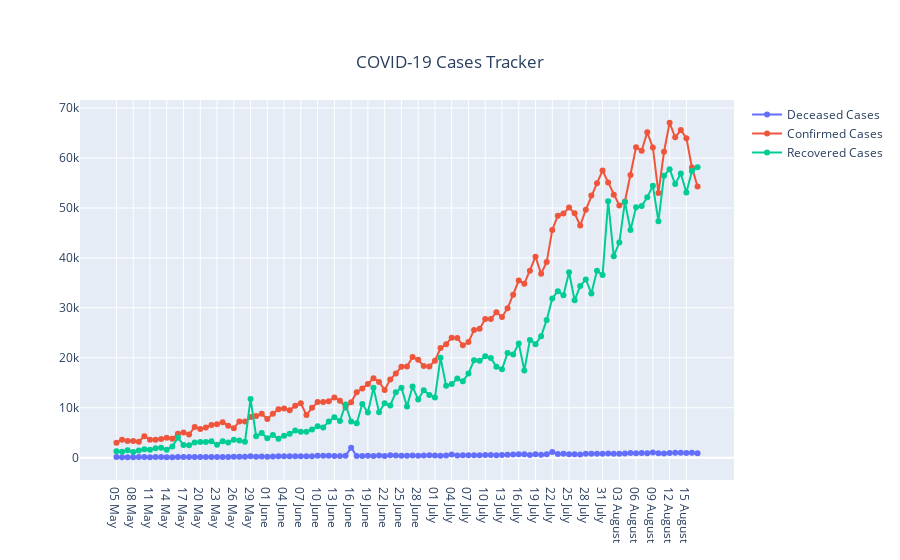

The code cell stored with this chart in its notebook:
### Markdown cell above
The below graph is a scatter plot along with lines which comprises of daily cases in India. This graph helps to properly track the number of cases which makes it easy to find when the cases were high or low. It also tells the case trend in India.

### Code cell
graph1 = go.Scatter(x=df['Date'],y=df['Confirmed_Cases'],name='Confirmed Cases',mode='markers+lines')
graph2 = go.Scatter(x=df['Date'], y=df['Recovered_Cases'], name='Recovered Cases',mode='markers+lines')
graph3 = go.Scatter(x=df['Date'], y=df['Deceased_Cases'], name='Deceased Cases',mode='markers+lines')
data=[graph3,graph1,graph2]
layout=go.Layout(title='COVID-19 Cases Tracker')
figure=go.Figure(data=data,layout=layout)
figure.update_layout(
            title={
                'y': 0.9,
                'x': 0.5,
                'xanchor':'center',
                'yanchor':'top'
            }
        )
figure.show()

### Figure 1 — Plotly figure (JSON) as saved in the notebook; plotly's stock layout.template omitted (floating-point values rounded to 4 significant figures)
{"data": [{"mode": "markers+lines", "name": "Deceased Cases", "type": "scatter", "x": ["05 May ", "06 May ", "07 May ", "08 May ", "09 May ", "10 May ", "11 May ", "12 May ", "13 May ", "14 May ", "15 May ", "16 May ", "17 May ", "18 May ", "19 May ", "20 May ", "21 May ", "22 May ", "23 May ", "24 May ", "25 May ", "26 May ", "27 May ", "28 May ", "29 May ", "30 May ", "31 May ", "01 June ", "02 June ", "03 June ", "04 June ", "05 June ", "06 June ", "07 June ", "08 June ", "09 June ", "10 June ", "11 June ", "12 June ", "13 June ", "14 June ", "15 June ", "16 June ", "17 June ", "18 June ", "19 June ", "20 June ", "21 June ", "22 June ", "23 June ", "24 June ", "25 June ", "26 June ", "27 June ", "28 June ", "29 June ", "30 June ", "01 July ", "02 July ", "03 July ", "04 July ", "05 July ", "06 July ", "07 July ", "08 July ", "09 July ", "10 July ", "11 July ", "12 July ", "13 July ", "14 July ", "15 July ", "16 July ", "17 July ", "18 July ", "19 July ", "20 July ", "21 July ", "22 July ", "23 July ", "24 July ", "25 July ", "26 July ", "27 July ", "28 July ", "29 July ", "30 July ", "31 July ", "01 August ", "02 August ", "03 August ", "04 August ", "05 August ", "06 August ", "07 August ", "08 August ", "09 August ", "10 August ", "11 August ", "12 August ", "13 August ", "14 August ", "15 August ", "16 August ", "17 August "], "y": [128, 91, 104, 97, 115, 112, 81, 120, 137, 97, 104, 120, 152, 131, 146, 134, 148, 142, 142, 156, 150, 173, 188, 176, 269, 205, 222, 201, 222, 259, 274, 286, 297, 261, 271, 272, 358, 394, 388, 309, 324, 396, 2004, 341, 343, 364, 308, 426, 312, 468, 424, 401, 381, 414, 384, 417, 506, 438, 378, 444, 611, 421, 473, 479, 492, 479, 520, 543, 500, 541, 587, 614, 680, 676, 543, 675, 596, 671, 1130, 755, 763, 703, 704, 642, 774, 775, 784, 764, 854, 760, 806, 849, 919, 899, 937, 875, 1013, 887, 835, 950, 1006, 989, 952, 960, 880]}, {"mode": "markers+lines", "name": "Confirmed Cases", "type": "scatter", "x": ["05 May ", "06 May ", "07 May ", "08 May ", "09 May ", "10 May ", "11 May ", "12 May ", "13 May ", "14 May ", "15 May ", "16 May ", "17 May ", "18 May ", "19 May ", "20 May ", "21 May ", "22 May ", "23 May ", "24 May ", "25 May ", "26 May ", "27 May ", "28 May ", "29 May ", "30 May ", "31 May ", "01 June ", "02 June ", "03 June ", "04 June ", "05 June ", "06 June ", "07 June ", "08 June ", "09 June ", "10 June ", "11 June ", "12 June ", "13 June ", "14 June ", "15 June ", "16 June ", "17 June ", "18 June ", "19 June ", "20 June ", "21 June ", "22 June ", "23 June ", "24 June ", "25 June ", "26 June ", "27 June ", "28 June ", "29 June ", "30 June ", "01 July ", "02 July ", "03 July ", "04 July ", "05 July ", "06 July ", "07 July ", "08 July ", "09 July ", "10 July ", "11 July ", "12 July ", "13 July ", "14 July ", "15 July ", "16 July ", "17 July ", "18 July ", "19 July ", "20 July ", "21 July ", "22 July ", "23 July ", "24 July ", "25 July ", "26 July ", "27 July ", "28 July ", "29 July ", "30 July ", "31 July ", "01 August ", "02 August ", "03 August ", "04 August ", "05 August ", "06 August ", "07 August ", "08 August ", "09 August ", "10 August ", "11 August ", "12 August ", "13 August ", "14 August ", "15 August ", "16 August ", "17 August "], "y": [2971, 3602, 3344, 3339, 3175, 4311, 3592, 3562, 3726, 3991, 3808, 4794, 5049, 4628, 6154, 5720, 6023, 6536, 6667, 7111, 6414, 5907, 7246, 7254, 8138, 8364, 8789, 7723, 8812, 9689, 9847, 9472, 10408, 10882, 8536, 9981, 11156, 11135, 11306, 12039, 11405, 10032, 11086, 13108, 13829, 14740, 15918, 15151, 13560, 15656, 16868, 18205, 18255, 20142, 19610, 18339, 18256, 19429, 21947, 22718, 24018, 23942, 22500, 23147, 25561, 25790, 27762, 27757, 29106, 28178, 29917, 32607, 35468, 34820, 37411, 40235, 36806, 39170, 45601, 48443, 48888, 50072, 48932, 46484, 49631, 52479, 54968, 57486, 55117, 52672, 50488, 51282, 56626, 62170, 61455, 65156, 62117, 53016, 61252, 67066, 64141, 65610, 63986, 58096, 54298]}, {"mode": "markers+lines", "name": "Recovered Cases", "type": "scatter", "x": ["05 May ", "06 May ", "07 May ", "08 May ", "09 May ", "10 May ", "11 May ", "12 May ", "13 May ", "14 May ", "15 May ", "16 May ", "17 May ", "18 May ", "19 May ", "20 May ", "21 May ", "22 May ", "23 May ", "24 May ", "25 May ", "26 May ", "27 May ", "28 May ", "29 May ", "30 May ", "31 May ", "01 June ", "02 June ", "03 June ", "04 June ", "05 June ", "06 June ", "07 June ", "08 June ", "09 June ", "10 June ", "11 June ", "12 June ", "13 June ", "14 June ", "15 June ", "16 June ", "17 June ", "18 June ", "19 June ", "20 June ", "21 June ", "22 June ", "23 June ", "24 June ", "25 June ", "26 June ", "27 June ", "28 June ", "29 June ", "30 June ", "01 July ", "02 July ", "03 July ", "04 July ", "05 July ", "06 July ", "07 July ", "08 July ", "09 July ", "10 July ", "11 July ", "12 July ", "13 July ", "14 July ", "15 July ", "16 July ", "17 July ", "18 July ", "19 July ", "20 July ", "21 July ", "22 July ", "23 July ", "24 July ", "25 July ", "26 July ", "27 July ", "28 July ", "29 July ", "30 July ", "31 July ", "01 August ", "02 August ", "03 August ", "04 August ", "05 August ", "06 August ", "07 August ", "08 August ", "09 August ", "10 August ", "11 August ", "12 August ", "13 August ", "14 August ", "15 August ", "16 August ", "17 August "], "y": [1295, 1161, 1475, 1111, 1414, 1669, 1579, 1905, 1963, 1594, 2234, 4012, 2538, 2482, 3032, 3113, 3131, 3280, 2576, 3285, 3012, 3585, 3434, 3171, 11735, 4303, 4928, 3882, 4531, 3789, 4390, 4770, 5433, 5191, 5171, 5634, 6275, 6044, 7263, 8092, 7358, 10639, 7226, 6890, 10741, 9029, 13974, 9075, 10879, 10462, 13089, 13983, 10246, 14229, 11631, 13497, 12565, 12064, 19999, 14417, 14746, 15829, 15315, 16836, 19508, 19408, 20289, 19981, 18198, 17683, 20977, 20646, 22867, 17476, 23583, 22730, 24303, 27589, 31875, 33326, 32514, 37125, 31512, 34354, 35683, 32886, 37425, 36554, 51368, 40355, 43070, 51220, 45583, 50141, 50387, 52135, 54474, 47362, 56461, 57759, 54776, 56920, 53116, 57404, 58172]}], "layout": {"title": {"text": "COVID-19 Cases Tracker", "x": 0.5, "xanchor": "center", "y": 0.9, "yanchor": "top"}}}
